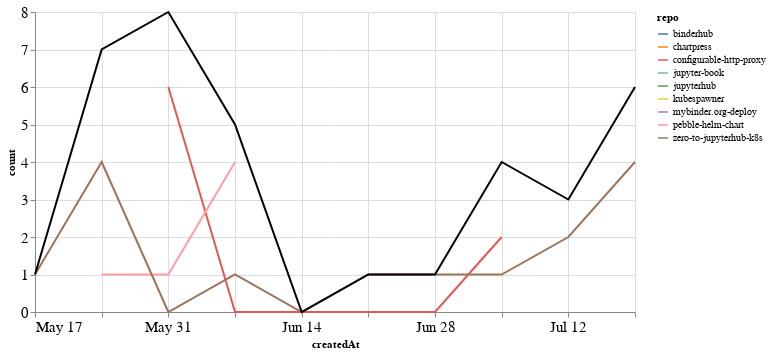

Notebook code cell kept with this figure:
### Markdown cell above
## PRs

### Code cell
prs_time = prs.groupby('repo').resample('W', on='createdAt').count()['author'].reset_index()
prs_time = prs_time.rename(columns={'author': 'count'})
prs_time_total = prs_time.groupby('createdAt').agg({"count": "sum"}).reset_index()

ch1 = alt.Chart(prs_time, width=600).mark_line().encode(
    x='createdAt',
    y='count',
    color='repo',
    tooltip="repo"
)

ch2 = alt.Chart(prs_time_total, width=600).mark_line(color="black").encode(
    x='createdAt',
    y='count',
)

ch1 + ch2

### Figure 1 — Vega-Lite specification as saved in the notebook (floating-point values rounded to 4 significant figures)
{"config": {"axisLeft": {"labelFontSize": 15}, "axisBottom": {"labelFontSize": 15}}, "layer": [{"data": {"name": "data-c05c29449250d84768717983b8e3447c"}, "mark": "line", "encoding": {"color": {"type": "nominal", "field": "repo"}, "tooltip": {"type": "nominal", "field": "repo"}, "x": {"type": "temporal", "field": "createdAt"}, "y": {"type": "quantitative", "field": "count"}}, "width": 600}, {"data": {"name": "data-36bd279cec3165117695ee77b8b9f3ed"}, "mark": {"type": "line", "color": "black"}, "encoding": {"x": {"type": "temporal", "field": "createdAt"}, "y": {"type": "quantitative", "field": "count"}}, "width": 600}], "$schema": "https://vega.github.io/schema/vega-lite/v4.8.1.json", "datasets": {"data-c05c29449250d84768717983b8e3447c": [{"repo": "binderhub", "createdAt": "2020-05-24T00:00:00", "count": 2}, {"repo": "chartpress", "createdAt": "2020-07-19T00:00:00", "count": 1}, {"repo": "configurable-http-proxy", "createdAt": "2020-05-31T00:00:00", "count": 6}, {"repo": "configurable-http-proxy", "createdAt": "2020-06-07T00:00:00", "count": 0}, {"repo": "configurable-http-proxy", "createdAt": "2020-06-14T00:00:00", "count": 0}, {"repo": "configurable-http-proxy", "createdAt": "2020-06-21T00:00:00", "count": 0}, {"repo": "configurable-http-proxy", "createdAt": "2020-06-28T00:00:00", "count": 0}, {"repo": "configurable-http-proxy", "createdAt": "2020-07-05T00:00:00", "count": 2}, {"repo": "jupyter-book", "createdAt": "2020-07-12T00:00:00", "count": 1}, {"repo": "jupyterhub", "createdAt": "2020-07-05T00:00:00", "count": 1}, {"repo": "kubespawner", "createdAt": "2020-07-19T00:00:00", "count": 1}, {"repo": "mybinder.org-deploy", "createdAt": "2020-05-31T00:00:00", "count": 1}, {"repo": "pebble-helm-chart", "createdAt": "2020-05-24T00:00:00", "count": 1}, {"repo": "pebble-helm-chart", "createdAt": "2020-05-31T00:00:00", "count": 1}, {"repo": "pebble-helm-chart", "createdAt": "2020-06-07T00:00:00", "count": 4}, {"repo": "zero-to-jupyterhub-k8s", "createdAt": "2020-05-17T00:00:00", "count": 1}, {"repo": "zero-to-jupyterhub-k8s", "createdAt": "2020-05-24T00:00:00", "count": 4}, {"repo": "zero-to-jupyterhub-k8s", "createdAt": "2020-05-31T00:00:00", "count": 0}, {"repo": "zero-to-jupyterhub-k8s", "createdAt": "2020-06-07T00:00:00", "count": 1}, {"repo": "zero-to-jupyterhub-k8s", "createdAt": "2020-06-14T00:00:00", "count": 0}, {"repo": "zero-to-jupyterhub-k8s", "createdAt": "2020-06-21T00:00:00", "count": 1}, {"repo": "zero-to-jupyterhub-k8s", "createdAt": "2020-06-28T00:00:00", "count": 1}, {"repo": "zero-to-jupyterhub-k8s", "createdAt": "2020-07-05T00:00:00", "count": 1}, {"repo": "zero-to-jupyterhub-k8s", "createdAt": "2020-07-12T00:00:00", "count": 2}, {"repo": "zero-to-jupyterhub-k8s", "createdAt": "2020-07-19T00:00:00", "count": 4}], "data-36bd279cec3165117695ee77b8b9f3ed": [{"createdAt": "2020-05-17T00:00:00", "count": 1}, {"createdAt": "2020-05-24T00:00:00", "count": 7}, {"createdAt": "2020-05-31T00:00:00", "count": 8}, {"createdAt": "2020-06-07T00:00:00", "count": 5}, {"createdAt": "2020-06-14T00:00:00", "count": 0}, {"createdAt": "2020-06-21T00:00:00", "count": 1}, {"createdAt": "2020-06-28T00:00:00", "count": 1}, {"createdAt": "2020-07-05T00:00:00", "count": 4}, {"createdAt": "2020-07-12T00:00:00", "count": 3}, {"createdAt": "2020-07-19T00:00:00", "count": 6}]}}
